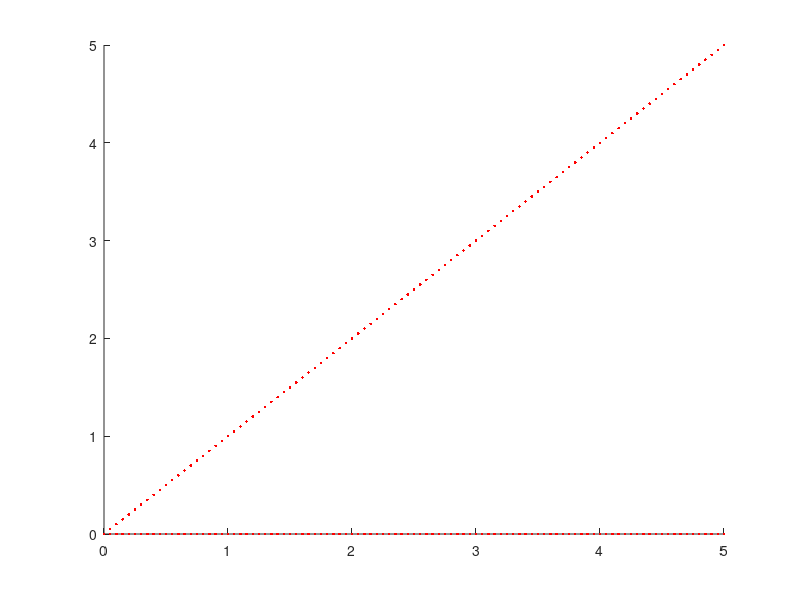
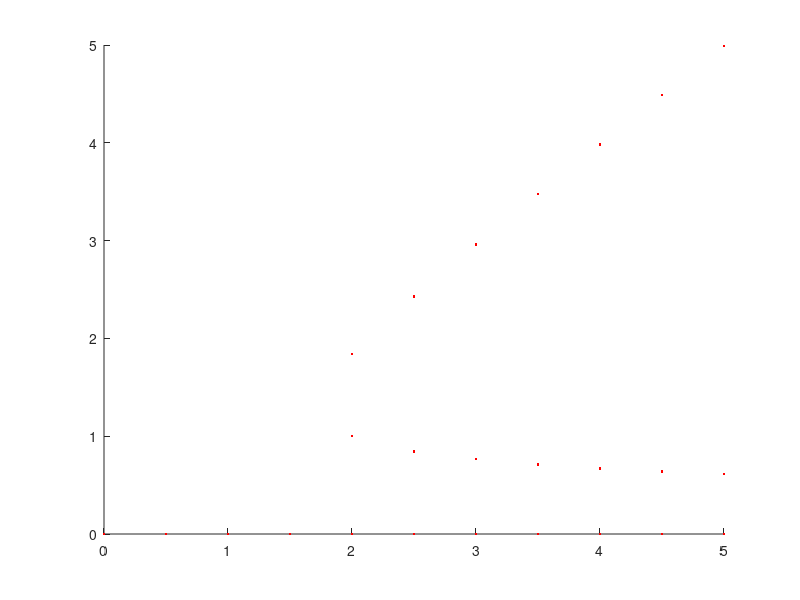
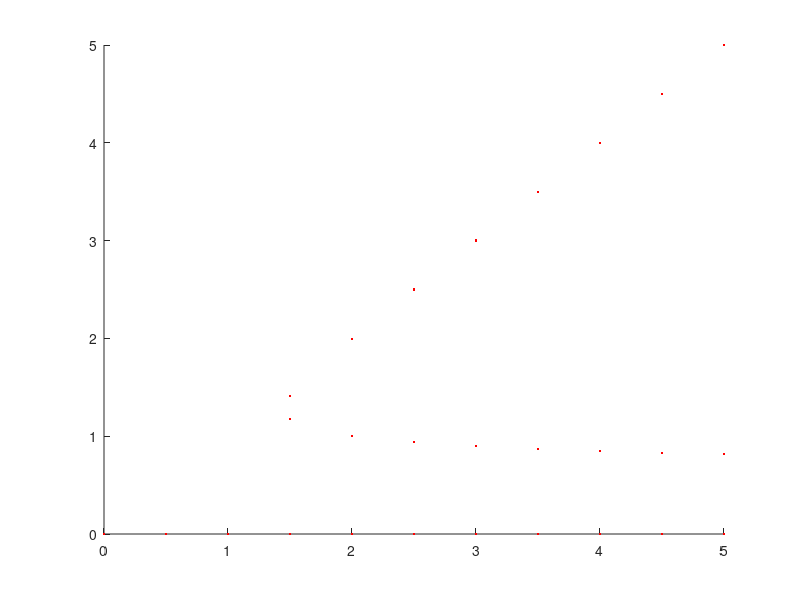
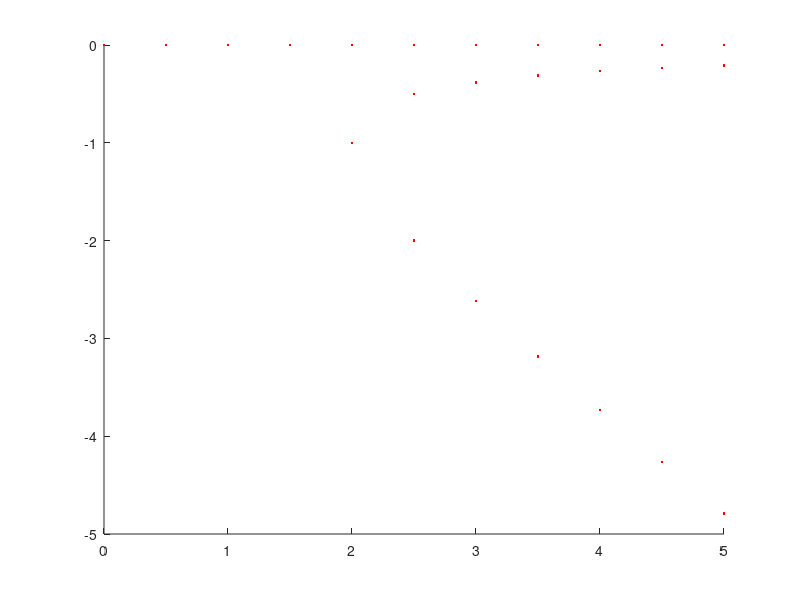

These figures' MATLAB source, in order:
%Inclass 22

%Walter Frank Lenoir

%1. Consider the case of the auto-activating gene that we discussed in class
%today. Make a bifurcation diagram for this system by varying the
%activated transcription rate for three cases - in which 1, 4, or 8 copies of the
%transcripton factor are necessary to activate transciption. Comment on your
%results. 

figure; hold on;
ku = 0;
for kb = 0:0.05:5
    polycoeff = [1 -kb -ku]; %x^2 -kb*x - ku = 0
    rts = roots(polycoeff);
    rts = rts(imag(rts) == 0);
    plot (kb*ones(length(rts),1),rts,'r.');
end


figure; hold on;
ku = 0;
for kb = 0:0.5:5
    polycoeff = [1 -kb 0 0 1 -ku]; %x^5 -kb*x^4 + x - ku = 0
    rts = roots(polycoeff);
    rts = rts(imag(rts) == 0);
    plot (kb*ones(length(rts),1),rts,'r.');
end


figure; hold on;
ku = 0;
for kb = 0:0.5:5
    polycoeff = [1 -kb 0 0 0 0 0 0 1 -ku]; %x^9 -kb*x^8 + x - ku = 0
    rts = roots(polycoeff);
    rts = rts(imag(rts) == 0);
    plot (kb*ones(length(rts),1),rts,'r.');
end


% Activator transcription factor is not possible with 1 copy according to
% the bifurcating system. The other systems are able to activate just fine.

% 2. Make a similar diagram for the case of an autorepressing gene in the
% case that 2 copies are need to turn off the gene. 

figure;hold on;
ku = 0;
for kb = 0:0.5:5
    polycoeff = [1 kb 1 -ku];
    rts = roots(polycoeff);
    rts = rts(imag(rts) == 0);
    plot (kb*ones(length(rts),1),rts,'r.');
   
end



